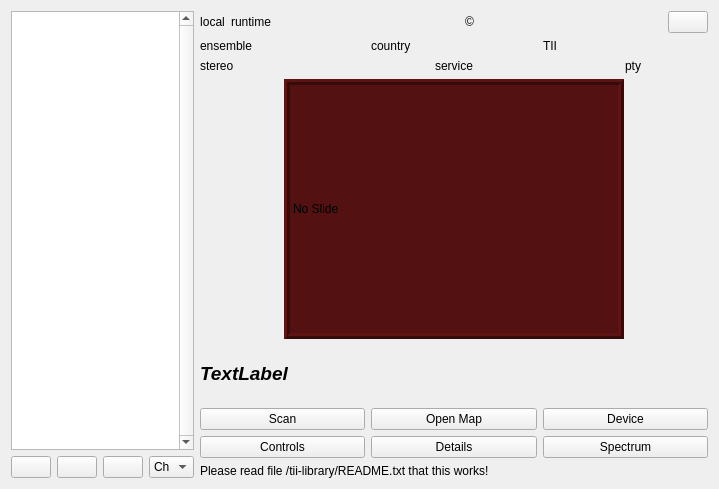
<?xml version="1.0" encoding="UTF-8"?>
<ui version="4.0">
 <class>dabradio</class>
 <widget class="QWidget" name="dabradio">
  <property name="geometry">
   <rect>
    <x>0</x>
    <y>0</y>
    <width>719</width>
    <height>489</height>
   </rect>
  </property>
  <property name="sizePolicy">
   <sizepolicy hsizetype="Preferred" vsizetype="Preferred">
    <horstretch>0</horstretch>
    <verstretch>0</verstretch>
   </sizepolicy>
  </property>
  <layout class="QHBoxLayout" name="horizontalLayout_5" stretch="0,2">
   <item>
    <layout class="QVBoxLayout" name="verticalLayout_4">
     <item>
      <widget class="QTableView" name="tblServiceList">
       <property name="verticalScrollBarPolicy">
        <enum>Qt::ScrollBarAlwaysOn</enum>
       </property>
       <property name="sizeAdjustPolicy">
        <enum>QAbstractScrollArea::AdjustToContents</enum>
       </property>
       <property name="editTriggers">
        <set>QAbstractItemView::AnyKeyPressed|QAbstractItemView::DoubleClicked|QAbstractItemView::EditKeyPressed|QAbstractItemView::SelectedClicked</set>
       </property>
       <property name="wordWrap">
        <bool>false</bool>
       </property>
      </widget>
     </item>
     <item>
      <layout class="QHBoxLayout" name="horizontalLayout_11">
       <item>
        <widget class="QPushButton" name="btnToggleFavorite">
         <property name="toolTip">
          <string>&lt;html&gt;&lt;head/&gt;&lt;body&gt;&lt;p&gt;Toogle to set current service as favorite on or off&lt;/p&gt;&lt;/body&gt;&lt;/html&gt;</string>
         </property>
        </widget>
       </item>
       <item>
        <spacer name="horizontalSpacer_6">
         <property name="orientation">
          <enum>Qt::Horizontal</enum>
         </property>
         <property name="sizeHint" stdset="0">
          <size>
           <width>0</width>
           <height>0</height>
          </size>
         </property>
        </spacer>
       </item>
       <item>
        <widget class="QPushButton" name="btnPrevService">
         <property name="toolTip">
          <string>&lt;html&gt;&lt;head/&gt;&lt;body&gt;&lt;p&gt;Step one list entry up&lt;/p&gt;&lt;/body&gt;&lt;/html&gt;</string>
         </property>
         <property name="icon">
          <iconset resource="../resources.qrc">
           <normaloff>:/res/icons/upwht24.png</normaloff>:/res/icons/upwht24.png</iconset>
         </property>
         <property name="iconSize">
          <size>
           <width>24</width>
           <height>24</height>
          </size>
         </property>
        </widget>
       </item>
       <item>
        <widget class="QPushButton" name="btnNextService">
         <property name="toolTip">
          <string>&lt;html&gt;&lt;head/&gt;&lt;body&gt;&lt;p&gt;Step one list entry down&lt;/p&gt;&lt;/body&gt;&lt;/html&gt;</string>
         </property>
         <property name="icon">
          <iconset resource="../resources.qrc">
           <normaloff>:/res/icons/downwht24.png</normaloff>:/res/icons/downwht24.png</iconset>
         </property>
         <property name="iconSize">
          <size>
           <width>24</width>
           <height>24</height>
          </size>
         </property>
        </widget>
       </item>
       <item>
        <spacer name="horizontalSpacer_5">
         <property name="orientation">
          <enum>Qt::Horizontal</enum>
         </property>
         <property name="sizeHint" stdset="0">
          <size>
           <width>0</width>
           <height>0</height>
          </size>
         </property>
        </spacer>
       </item>
       <item>
        <widget class="QComboBox" name="channelSelector">
         <property name="toolTip">
          <string>&lt;html&gt;&lt;head/&gt;&lt;body&gt;&lt;p&gt;Direct channel selector&lt;/p&gt;&lt;/body&gt;&lt;/html&gt;</string>
         </property>
         <item>
          <property name="text">
           <string>Ch</string>
          </property>
         </item>
        </widget>
       </item>
      </layout>
     </item>
    </layout>
   </item>
   <item>
    <layout class="QVBoxLayout" name="verticalLayout">
     <item>
      <layout class="QHBoxLayout" name="horizontalLayout_6">
       <item>
        <widget class="QLabel" name="localTimeDisplay">
         <property name="text">
          <string>local</string>
         </property>
         <property name="alignment">
          <set>Qt::AlignCenter</set>
         </property>
         <property name="margin">
          <number>5</number>
         </property>
        </widget>
       </item>
       <item>
        <widget class="QLabel" name="runtimeDisplay">
         <property name="text">
          <string>runtime</string>
         </property>
         <property name="alignment">
          <set>Qt::AlignCenter</set>
         </property>
         <property name="margin">
          <number>5</number>
         </property>
        </widget>
       </item>
       <item>
        <spacer name="horizontalSpacer_3">
         <property name="orientation">
          <enum>Qt::Horizontal</enum>
         </property>
         <property name="sizeHint" stdset="0">
          <size>
           <width>40</width>
           <height>20</height>
          </size>
         </property>
        </spacer>
       </item>
       <item>
        <widget class="QLabel" name="copyrightLabel">
         <property name="text">
          <string>©</string>
         </property>
        </widget>
       </item>
       <item>
        <spacer name="horizontalSpacer_4">
         <property name="orientation">
          <enum>Qt::Horizontal</enum>
         </property>
         <property name="sizeHint" stdset="0">
          <size>
           <width>40</width>
           <height>20</height>
          </size>
         </property>
        </spacer>
       </item>
       <item>
        <widget class="QPushButton" name="muteButton"/>
       </item>
      </layout>
     </item>
     <item>
      <layout class="QHBoxLayout" name="horizontalLayout">
       <item>
        <widget class="QLabel" name="ensembleId">
         <property name="text">
          <string>ensemble</string>
         </property>
        </widget>
       </item>
       <item>
        <widget class="QLabel" name="transmitter_country">
         <property name="text">
          <string>country</string>
         </property>
        </widget>
       </item>
       <item>
        <widget class="QLabel" name="transmitter_coordinates">
         <property name="toolTip">
          <string>&lt;html&gt;&lt;head/&gt;&lt;body&gt;&lt;p&gt;List of found TII (Transmitter Identification Information)&lt;/p&gt;&lt;/body&gt;&lt;/html&gt;</string>
         </property>
         <property name="text">
          <string>TII</string>
         </property>
        </widget>
       </item>
      </layout>
     </item>
     <item>
      <layout class="QHBoxLayout" name="horizontalLayout_3" stretch="1,4,1">
       <item>
        <widget class="QLabel" name="stereoLabel">
         <property name="text">
          <string>stereo</string>
         </property>
        </widget>
       </item>
       <item>
        <widget class="QLabel" name="serviceLabel">
         <property name="text">
          <string>service</string>
         </property>
         <property name="alignment">
          <set>Qt::AlignCenter</set>
         </property>
        </widget>
       </item>
       <item>
        <widget class="QLabel" name="programTypeLabel">
         <property name="text">
          <string>pty</string>
         </property>
        </widget>
       </item>
      </layout>
     </item>
     <item>
      <layout class="QHBoxLayout" name="horizontalLayout_7">
       <item>
        <spacer name="horizontalSpacer">
         <property name="orientation">
          <enum>Qt::Horizontal</enum>
         </property>
         <property name="sizeHint" stdset="0">
          <size>
           <width>40</width>
           <height>20</height>
          </size>
         </property>
        </spacer>
       </item>
       <item>
        <widget class="QLabel" name="pictureLabel">
         <property name="sizePolicy">
          <sizepolicy hsizetype="Fixed" vsizetype="Fixed">
           <horstretch>0</horstretch>
           <verstretch>0</verstretch>
          </sizepolicy>
         </property>
         <property name="minimumSize">
          <size>
           <width>340</width>
           <height>260</height>
          </size>
         </property>
         <property name="maximumSize">
          <size>
           <width>340</width>
           <height>260</height>
          </size>
         </property>
         <property name="styleSheet">
          <string notr="true">background-color: rgb(83, 17, 17);</string>
         </property>
         <property name="frameShape">
          <enum>QFrame::Box</enum>
         </property>
         <property name="frameShadow">
          <enum>QFrame::Raised</enum>
         </property>
         <property name="lineWidth">
          <number>3</number>
         </property>
         <property name="midLineWidth">
          <number>0</number>
         </property>
         <property name="text">
          <string>No Slide</string>
         </property>
        </widget>
       </item>
       <item>
        <spacer name="horizontalSpacer_2">
         <property name="orientation">
          <enum>Qt::Horizontal</enum>
         </property>
         <property name="sizeHint" stdset="0">
          <size>
           <width>40</width>
           <height>20</height>
          </size>
         </property>
        </spacer>
       </item>
      </layout>
     </item>
     <item>
      <widget class="QLabel" name="dynamicLabel">
       <property name="sizePolicy">
        <sizepolicy hsizetype="MinimumExpanding" vsizetype="MinimumExpanding">
         <horstretch>0</horstretch>
         <verstretch>0</verstretch>
        </sizepolicy>
       </property>
       <property name="font">
        <font>
         <pointsize>14</pointsize>
         <weight>75</weight>
         <italic>true</italic>
         <bold>true</bold>
        </font>
       </property>
       <property name="text">
        <string>TextLabel</string>
       </property>
      </widget>
     </item>
     <item>
      <layout class="QHBoxLayout" name="horizontalLayout_9">
       <item>
        <widget class="QPushButton" name="scanButton">
         <property name="toolTip">
          <string>&lt;html&gt;&lt;head/&gt;&lt;body&gt;&lt;p&gt;Start or stop a scan. The scanMode can be selected in the configuration-control widget&lt;/p&gt;&lt;/body&gt;&lt;/html&gt;</string>
         </property>
         <property name="text">
          <string>Scan</string>
         </property>
        </widget>
       </item>
       <item>
        <widget class="QPushButton" name="httpButton">
         <property name="toolTip">
          <string>&lt;html&gt;&lt;head/&gt;&lt;body&gt;&lt;p&gt;Start (or stop) a simple webserver for showing a map on which the locations of the transmitters found are shown&lt;/p&gt;&lt;/body&gt;&lt;/html&gt;</string>
         </property>
         <property name="text">
          <string>Open Map</string>
         </property>
        </widget>
       </item>
       <item>
        <widget class="QPushButton" name="devicewidgetButton">
         <property name="sizePolicy">
          <sizepolicy hsizetype="Preferred" vsizetype="Fixed">
           <horstretch>0</horstretch>
           <verstretch>0</verstretch>
          </sizepolicy>
         </property>
         <property name="font">
          <font>
           <family>Cantarell</family>
          </font>
         </property>
         <property name="toolTip">
          <string>&lt;html&gt;&lt;head/&gt;&lt;body&gt;&lt;p&gt;show or hide the widget for controlling the device.&lt;/p&gt;&lt;/body&gt;&lt;/html&gt;</string>
         </property>
         <property name="text">
          <string>Device</string>
         </property>
        </widget>
       </item>
      </layout>
     </item>
     <item>
      <layout class="QHBoxLayout" name="horizontalLayout_10">
       <item>
        <widget class="QPushButton" name="configButton">
         <property name="toolTip">
          <string>&lt;html&gt;&lt;head/&gt;&lt;body&gt;&lt;p&gt;Hide or  show the configuration-control widget&lt;/p&gt;&lt;/body&gt;&lt;/html&gt;</string>
         </property>
         <property name="text">
          <string>Controls</string>
         </property>
        </widget>
       </item>
       <item>
        <widget class="QPushButton" name="detailButton">
         <property name="toolTip">
          <string>&lt;html&gt;&lt;head/&gt;&lt;body&gt;&lt;p&gt;Show or hide a widget showing details of the currently selected service&lt;/p&gt;&lt;/body&gt;&lt;/html&gt;</string>
         </property>
         <property name="text">
          <string>Details</string>
         </property>
        </widget>
       </item>
       <item>
        <widget class="QPushButton" name="show_spectrumButton">
         <property name="font">
          <font>
           <family>Cantarell</family>
          </font>
         </property>
         <property name="toolTip">
          <string>&lt;html&gt;&lt;head/&gt;&lt;body&gt;&lt;p&gt;The spectrum and the constellation of the DAB signal is shown when pressing this button. &lt;br /&gt;&lt;br /&gt;Pressing it again will cause the spectrum and constellation to be invisible.&lt;/p&gt;&lt;/body&gt;&lt;/html&gt;</string>
         </property>
         <property name="text">
          <string>Spectrum</string>
         </property>
        </widget>
       </item>
      </layout>
     </item>
     <item>
      <widget class="QLabel" name="distanceLabel">
       <property name="text">
        <string>Please read file /tii-library/README.txt that this works!</string>
       </property>
      </widget>
     </item>
    </layout>
   </item>
  </layout>
 </widget>
 <resources>
  <include location="../resources.qrc"/>
 </resources>
 <connections/>
</ui>
